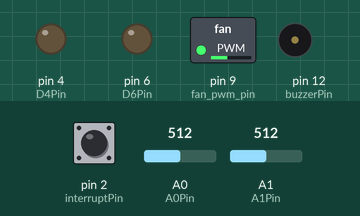
This sketch was run on a simulated Arduino Uno, built with avr-gcc and run on an emulated ATmega328P. Shown: switched loads named in the sketch (green lamp = pin HIGH), output pins drawn as LEDs (lit = HIGH), buzzer (waves = sounding). The inputs (shaded band) are chosen by the test bench; at power-on: pin 2 (interruptPin) LOW, A0 (A0Pin) = 512, A1 (A1Pin) = 512.

Above: at 0.2 s.
At 6.2 s:
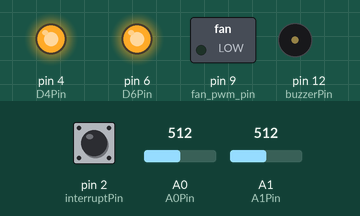
6.3 s: pin 2 (interruptPin) pulled HIGH for 2.6 s
At 12.2 s:
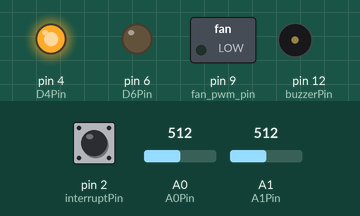
Timing chart, 0 to 18.7 s (numbered marks = the images above; inputs shaded):
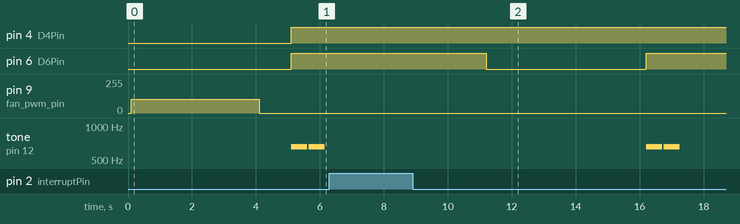

Measured:
- after the input at 6.3 s, pin 6 (D6Pin): HIGH → LOW after 4.9 s, → HIGH 5.0 s later

The sketch:

smart_fan_temperature_controller_fw_v0.2.1.ino
```cpp
/*
   Created on March 2022 by Marcos A.Buydid.

   Jan 2024 version has some code refactor.
*/

int interruptPin = 2;
int fan_pwm_pin = 9;
int buzzerPin = 12;
int A0Pin = A0;
int A1Pin = A1;
int D4Pin = 4;
int D6Pin = 6;

int celsiusSensorAdcValue = 0;
int fahrenheitSensorAdcValue = 0;

float celsiusSensorVoltageOutput = 0.0;
float fahrenheitSensorVoltageOutput = 0.0;

float celsiusTemperatureOutput = 0.0;
float fahrenheitTemperatureOutput = 0.0;

float temperatureInsideEnclosure = 0.0;

//threeRuleValue = 1023/2.493 where 2.493 is EXTERNAL AREF value.
const float threeRuleValue = 410.3;

const float conversionValue = 0.5555;

//LM34CZ adds 0.010V every 1 degree fahrenheit at its output
//LM35CZ adds 0.010V every 1 degree celsius at its output
//at 25 degree celsius LM35CZ output is 0.25V.
const float scaleValue = 0.010;

const int temperatureValues[] = { 5, 6, 7, 8, 9, 10, 11, 12, 13, 14,
                                  15, 16, 17, 18, 19, 20, 21, 22, 23, 24,
                                  25, 26, 27, 28, 29, 30, 31, 32, 33, 34,
                                  35, 36, 37, 38, 39, 40, 41, 42, 43, 44,
                                  45, 46, 47, 48, 49, 50
                                };

const int minimumTemperature = 5;
const int maximumTemperature = 50;
const int middleTemperature = 27;

//this signal produces 2 pulses per revolution
volatile int fan_fg_signal_pulses = 0;

int timeInterval = 1000;
unsigned long elapsed_time;

int fanPwmValue = 0;

String fan_hardware_test = "";

void setup() {

  TCCR1A = 0;
  TCCR1B = 0;
  TCNT1 = 0;
  TCCR1A = _BV(COM1A1) | _BV(COM1B1) | _BV(WGM11);
  TCCR1B = _BV(WGM13) | _BV(CS10);
  ICR1 = 320;  //pwm range from 0 to 320.

  analogReference(EXTERNAL);
  pinMode(A0Pin, INPUT);
  pinMode(A1Pin, INPUT);
  pinMode(fan_pwm_pin, OUTPUT);
  pinMode(buzzerPin, OUTPUT);
  pinMode(D4Pin, OUTPUT);
  pinMode(D6Pin, OUTPUT);

  OCR1A = 0;  //set pwm = 0 on D9.
  OCR1B = 0;  //set pwm = 0 on D10.

  Serial.begin(9600);

  attachInterrupt(digitalPinToInterrupt(interruptPin), pulseCounter, RISING);

  fanDiagnostics();

  delay(1000);
}

void loop() {

  celsiusSensorAdcValue = analogRead(A0Pin);
  celsiusSensorAdcValue = analogRead(A0Pin);

  fahrenheitSensorAdcValue = analogRead(A1Pin);
  fahrenheitSensorAdcValue = analogRead(A1Pin);

  celsiusSensorVoltageOutput = (celsiusSensorAdcValue / threeRuleValue);
  fahrenheitSensorVoltageOutput = (fahrenheitSensorAdcValue / threeRuleValue);

  celsiusTemperatureOutput = (celsiusSensorVoltageOutput / scaleValue);
  fahrenheitTemperatureOutput = (fahrenheitSensorVoltageOutput / scaleValue);

  temperatureInsideEnclosure = temperatureFromSensors(celsiusTemperatureOutput,
                               fahrenheitTemperatureOutput);

  fanPwmValue = temperatureToPwm(temperatureInsideEnclosure, temperatureValues);

  updatePwmValue(9, fanPwmValue);

  boardStatus(fanPwmValue);

  fanStatus(fan_fg_signal_pulses);
  fan_fg_signal_pulses = 0;

  delay(5000);
}

void fanDiagnostics() {
  //FAN MODEL QFR0812SH-CX13
  delay(100);
  for (int pwm = 128; pwm <= 128; pwm += 128) {
    OCR1A = pwm;
    delay(3000);
    unsigned long time_amount = millis();
    fan_fg_signal_pulses = 0;
    while ((millis() - time_amount) < timeInterval) {
      //we pause exactly 1000ms to calculate the amount of pulses in 1 sec
    }
  }
  //fan_rpm = (fan_fg_signal_pulses * 30);
  //with PWM lead wire unconnected, signal pulses are between 130-135.
  //in the diagnostics pulses are between 53-55, if we have less than 53 pulses or
  //more than 57, there's a problem on the board either with PWM signal, FG signal
  //or the fan is deffective.
  if ((fan_fg_signal_pulses > 52) && (fan_fg_signal_pulses < 57)) {
    fan_hardware_test = "PASSED";
  } else {
    fan_hardware_test = "NOT_PASSED";
  }
  OCR1A = 0;
  fan_fg_signal_pulses = 0;
}

int temperatureToPwm(float temperatureReading, int temperatureRanges[]) {
  if (inRange(temperatureReading, minimumTemperature, maximumTemperature)) {
    float lowerRangeDifferenceValue = 0.000;
    int pwmValue = 0;
    int index = 0;
    int indexJ = 0;
    int upperLimitRange = 0;
    //if the temperature reading is less than or equal the temperature value
    //of the element at the middle of the array, we only search for index = 0
    //to the upperLimitRange = 22 which is half size of the array - 1.
    //indexJ has the same value as index.
    if (temperatureReading <= middleTemperature) {
      upperLimitRange = (((sizeof(temperatureValues) / 2) - 1) / 2 - 1);
    } else {
      //if the temperature reading is greater than or equal the temperature value
      //of the element at the middle of the array, we only search from index = 22
      //to the upperLimitRange = 46 which is the size opf the array - 1.
      //indexJ has the same value as index
      index = (((sizeof(temperatureValues) / 2) - 1) / 2 - 1);
      indexJ = (((sizeof(temperatureValues) / 2) - 1) / 2 - 1);
      upperLimitRange = ((sizeof(temperatureValues) / 2) - 1);
    }
    for (int indexI = index; indexI < upperLimitRange; indexI++) {
      int indexITemperature = temperatureRanges[indexI];
      if (temperatureReading >= indexITemperature) {
        indexJ = indexJ + 1;
        int indexJTemperature = temperatureRanges[indexJ];
        if (temperatureReading <= indexJTemperature) {
          lowerRangeDifferenceValue = ((temperatureReading / 100) - (indexITemperature / 100));
          if (lowerRangeDifferenceValue <= 0.005) {
            int pwmValueI = (7 * indexI) + 5;
            pwmValue = pwmValueI;
          } else {
            int pwmValueJ = (7 * indexJ) + 5;
            pwmValue = pwmValueJ;
          }
          return pwmValue;
        }
      }
    }
  }
  //this value was random selected.
  //if the function returns this value is either because the pwmValue was not calculated
  //correctly, or there is a temperature reading out of bounds.
  return 15797;
}

void updatePwmValue(int digitalPinNumber, int value) {
  if (value != 15797) {
    if (digitalPinNumber == 9) {
      OCR1A = value;
    }
  }
}

bool inRange(float reading, int minimumValue, int maximumValue) {
  return ((minimumValue <= reading) && (reading <= maximumValue));
}

void pulseCounter() {
  fan_fg_signal_pulses++;
}

void fanStatus(int pulses) {
  if (pulses == 0) {
    digitalWrite(D6Pin, HIGH);
    faultAlarm();
  }
  else {
    digitalWrite(D6Pin, LOW);
  }
}

void boardStatus(int value) {
  if ((value != 15797) && (fan_hardware_test.equals("NOT_PASSED"))) {
    digitalWrite(D4Pin, HIGH);
  }
  else if ((value == 15797) && (fan_hardware_test.equals("NOT_PASSED"))) {
    digitalWrite(D4Pin, HIGH);
  }
  else if ((value == 15797) && (fan_hardware_test.equals("PASSED"))) {
    digitalWrite(D4Pin, HIGH);
  }
  else if ((value != 15797) && (fan_hardware_test.equals("PASSED"))) {
    digitalWrite(D4Pin, LOW);
  }
}

void faultAlarm() {
  tone(buzzerPin, 652);
  delay(500);
  noTone(buzzerPin);
  delay(50);
  tone(buzzerPin, 652);
  delay(500);
  noTone(buzzerPin);
  delay(50);
}

float temperatureFromSensors(float celsiusSensorReading, float fahrenheitSensorReading) {

  //we set this random temperature because if the readings not match the if conditions
  //then the temperature will be detected out of bounds as we want for control.
  float outputTemperature = -99.14;

  float fahrenheitSensorReadingToCelsius = fahrenheitToCelsius(fahrenheitSensorReading);

  if (inRange(celsiusSensorReading, minimumTemperature, maximumTemperature )) {
    if (inRange(fahrenheitSensorReadingToCelsius, minimumTemperature, maximumTemperature )) {
      outputTemperature = ((celsiusSensorReading + fahrenheitSensorReadingToCelsius) / 2 );
    }
  }

  return outputTemperature;
}

float fahrenheitToCelsius(float temperatureReading) {
  return ((temperatureReading - 32) * conversionValue);
}
```
